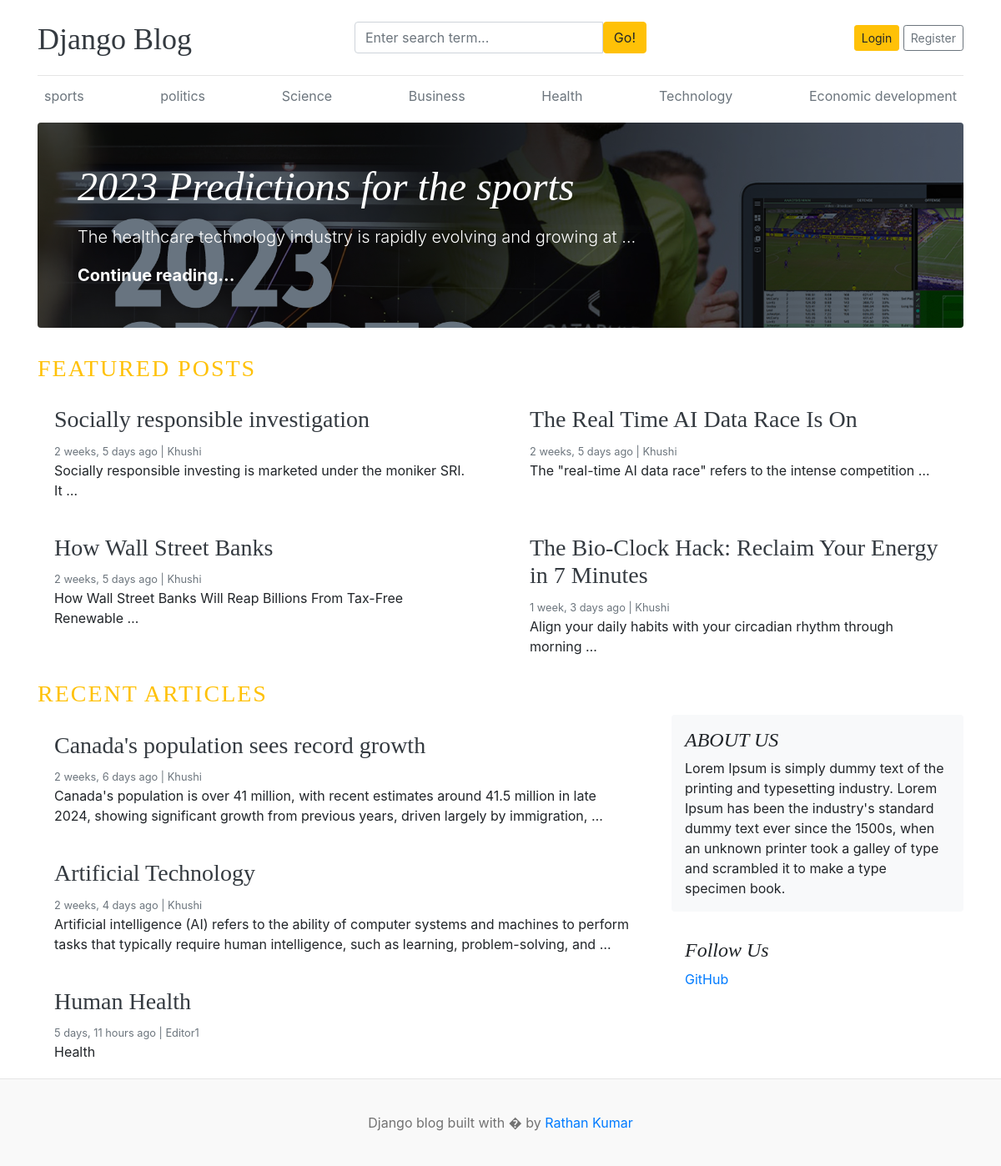
The page / on the database its author committed.
### blogs/models.py (models this page shows, shortened)
class Category(models.Model):
    category_name = models.CharField(max_length=50, unique=True)
    created_at = models.DateField(auto_now_add=True)
    updated_at = models.DateTimeField(auto_now=True)
    class Meta :
        verbose_name_plural = 'categories'

class Blog(models.Model):
    title = models.CharField(max_length=100)
    slug = models.SlugField(max_length=150, unique=True, blank=True)
    category = models.ForeignKey(Category, on_delete=models.CASCADE)
    author = models.ForeignKey(User, on_delete=models.CASCADE)
    featured_image = models.ImageField(upload_to='uploads/%y/%m/%d')
    short_description = models.TextField(max_length=500)
    blog_body = models.TextField(max_length=500)
    status = models.CharField(max_length=20,choices=STATUS_CHOICES,default="Draft")
    is_featured = models.BooleanField(default=False)
    created_at = models.DateField(auto_now_add=True)
    updated_at = models.DateTimeField(auto_now=True)
    def __str__(self):
        return self.title

### assignments/models.py (models this page shows, shortened)
class About(models.Model):
    about_heading = models.CharField(max_length=25)
    about_description = models.TextField(max_length=300)
    created_at = models.DateTimeField(auto_now_add=True)
    updated_at = models.DateTimeField(auto_now=True)
    class Meta:
        verbose_name_plural = 'About'
    def __str__(self):
        return self.about_heading

class SocialLink(models.Model):
    platform = models.CharField(max_length=25)
    link = models.URLField(max_length=100)
    created_at = models.DateField(auto_now_add=True)
    update_at = models.DateTimeField(auto_now=True)

### blog_main/views.py (the view)
# urls.py: 2. Add a URL to urlpatterns:  path('', views.home, name='home')
def home (request):
    featured_posts = Blog.objects.filter(is_featured = True ,  status='Published').order_by('updated_at')
    posts = Blog.objects.filter(is_featured = False, status='Published')
    try:
        about = About.objects.get()
    except:
        about = None
    context ={
        'featured_posts': featured_posts,
        'posts': posts,
        'about' : about ,
    }
    print(context)
    return render(request, 'home.html',context)

### blogs/context_processors.py (called while the page is built)
def get_categories(request):
    categories = Category.objects.all()
    return dict(categories= categories)

def get_social_links(request):
    social_links = SocialLink.objects.all()
    return dict(social_links = social_links)

### templates/home.html
{% extends 'base.html' %}
{% block content %}
{% for post in featured_posts %}
{% if forloop.first %}
<div class="jumbotron p-3 p-md-5 text-white rounded bg-dark"
  style="background-image: url({{post.featured_image.url}}); background-blend-mode: overlay;background-size:cover;">
  <div class="col-md-8 px-0">
    <h1 class="display-4 font-italic">{{post.title}}</h1>
    <p class="lead my-3">{{post.short_description | truncatewords:10}}</p>
    <p class="lead mb-0"><a href="{% url 'blogs' post.slug %}" class="text-white font-weight-bold">Continue
        reading...</a></p>
  </div>
</div>
{% endif %}
{% endfor %}
<h3 class="text-uppercase text-warning" style="letter-spacing: 2px"> Featured Posts</h3>
<div class="row mb-2">
  {% for post in featured_posts %}
  {% if not forloop.first %}
  <div class="col-md-6">
    <div class="card border-0">
      <div class="card-body">
        <h3><a href="{% url 'blogs' post.slug %}" class="text-dark">{{post.title}}</a></h3>
        <small class="mb-1 text-muted">{{post.created_at | timesince }} ago | {{post.author }}</small>
        <p class="card-text">{{ post.short_description | truncatewords:10}}</p>
      </div>
    </div>
  </div>
  {% endif %}
  {% endfor %}
</div>
<h3 class="text-uppercase text-warning" style="letter-spacing: 2px"> Recent Articles </h3>
<main role="main" class="container p-0">
  <div class="row">
    <div class="col-md-8 blog-main">
      {% for post in posts %}
      <div class="card border-0">
        <div class="card-body">
          <h3><a href="{% url 'blogs' post.slug %}" class="text-dark">{{post.title}}</a></h3>
          <small class="mb-1 text-muted">{{post.created_at | timesince }} ago | {{post.author }}</small>
          <p class="card-text">{{ post.short_description | truncatewords:25 }}</p>
        </div>
      </div>
      {% endfor %}
    </div>
    <aside class="col-md-4 blog-sidebar">
      <div class="p-3 mb-3 bg-light rounded">
        <h4 class="font-italic">{{ about.about_heading}}</h4>
        <p class="mb-0">{{ about.about_description }}</p>
      </div>
      {% if social_links %}
      <div class="p-3">
        <h4 class="font-italic">Follow Us</h4>
        <ol class="list-unstyled">
          {% for i in social_links %}
          <li><a href="{{ i.link }}" target="_blank">{{ i.platform }}</a></li>
          {% endfor %}
        </ol>
      </div>
      {% endif %}
    </aside>
  </div>
</main>
</div>
{% endblock %}

### templates/base.html (shortened to what this page needs)
 {% load static %}
<!DOCTYPE html>
<html lang="en">
<head>
    <link href="https://getbootstrap.com/docs/4.0/dist/css/bootstrap.min.css" rel="stylesheet">
    <link href="{% static 'css/blog.css' %}" rel="stylesheet">
    <link rel="stylesheet" href="https://cdnjs.cloudflare.com/ajax/libs/font-awesome/4.7.0/css/font-awesome.min.css">
  </head>
<body>
    <div class="container">
      <header class="blog-header py-3">
        <div class="row flex-nowrap justify-content-between align-items-center">
          <div class="col-4 pt-1">
            <a class="blog-header-logo text-dark" href="/">Django Blog</a>
          </div>
          <div class="col-4">
            <form action="{% url 'search' %}" method="GET">
                  <div class="input-group">
                      <input class="form-control" type="text" name="keyword" value="{{ keyword }}" placeholder="Enter search term..." aria-label="Enter search term..." aria-describedby="button-search" />
                      <button type="submit" class="btn btn-warning" id="button-search" type="button">Go!</button>
                  </div>
            </form>
          </div>
          <div class="col-4 d-flex justify-content-end align-items-center">
            {% if not user.is_authenticated %}
            <a class="btn btn-sm btn-warning" href="{% url 'login' %}"> Login </a> &nbsp;
            <a class="btn btn-sm btn-outline-secondary" href="{% url 'register' %}">Register</a>
            {% else %}
            <span><a href="{% url 'dashboard' %}">Dashboard</a></span>
            &emsp;
            <span><a href="{% url 'logout' %}">Logout</a></span>
            {% endif %}
          </div>
        </div>
      </header>
      <div class="nav-scroller py-1 mb-2">
        <nav class="nav d-flex justify-content-between">
          {% for cat in categories %}
          <a class="p-2 text-muted" href="{% url 'posts_by_category' cat.id %}">{{ cat.category_name }}</a>
          {% endfor %}
        </nav>
      </div>
{% block content%}
{% endblock %}
 <footer class="blog-footer">
  <p>Django blog built with � by <a href="#">Rathan Kumar</a></p>
</footer>
</body>
</html>

### blog_main/static/css/blog.css (style rules this page uses)
.blog-header { border-bottom: 1px solid #e5e5e5; }
.blog-header-logo { font-family: "Playfair Display", Georgia, "Times New Roman", serif; font-size: 2.25rem; }
h1, h2, h3, h4, h5, h6 { font-family: "Playfair Display", Georgia, "Times New Roman", serif; }
.display-4 { font-size: 2.5rem; }
@media (min-width: 768px) { .display-4 { font-size: 3rem; } }
.blog-footer { padding: 2.5rem 0; color: #727272; text-align: center; background-color: #f9f9f9; border-top: .05rem solid #e5e5e5; }
.blog-footer p:last-child { margin-bottom: 0; }

### rows shown on the page
Category: category_name "sports"
Category: category_name "politics"
Category: category_name "Science"
Category: category_name "Business"
Category: category_name "Health"
Category: category_name "Technology"
Category: category_name "Economic development"
Blog: featured_image (picture), title "2023 Predictions for the sports", short_description "The healthcare technology industry is rapidly evolving and growing at …"
Blog: title "Socially responsible investigation", created_at "2 weeks, 5 days", author "Khushi", short_description "Socially responsible investing is marketed under the moniker SRI. It …"
Blog: title "The Real Time AI Data Race Is On", created_at "2 weeks, 5 days", author "Khushi", short_description "The \"real-time AI data race\" refers to the intense competition …"
Blog: title "How Wall Street Banks", created_at "2 weeks, 5 days", author "Khushi", short_description "How Wall Street Banks Will Reap Billions From Tax-Free Renewable …"
Blog: title "The Bio-Clock Hack: Reclaim Your Energy in 7 Minutes", created_at "1 week, 3 days", author "Khushi", short_description "Align your daily habits with your circadian rhythm through morning …"
Blog: title "Canada's population sees record growth", created_at "2 weeks, 6 days", author "Khushi", short_description "Canada's population is over 41 million, with recent estimates around 41.5 million in late 2024, showing significant growth from previous years, driven largely by immigration, …"
Blog: title "Artificial Technology", created_at "2 weeks, 4 days", author "Khushi", short_description "Artificial intelligence (AI) refers to the ability of computer systems and machines to perform tasks that typically require human intelligence, such as learning, problem-solving, and …"
Blog: title "Human Health", created_at "5 days, 11 hours", author "Editor1", short_description "Health"
About: about_heading "ABOUT US", about_description "Lorem Ipsum is simply dummy text of the printing and typesetting industry. Lorem Ipsum has been the industry's standard dummy text ever since the 1500s, when an unknown printer took a galley of type and scrambled it to make a type specimen book."
SocialLink: platform "GitHub"
